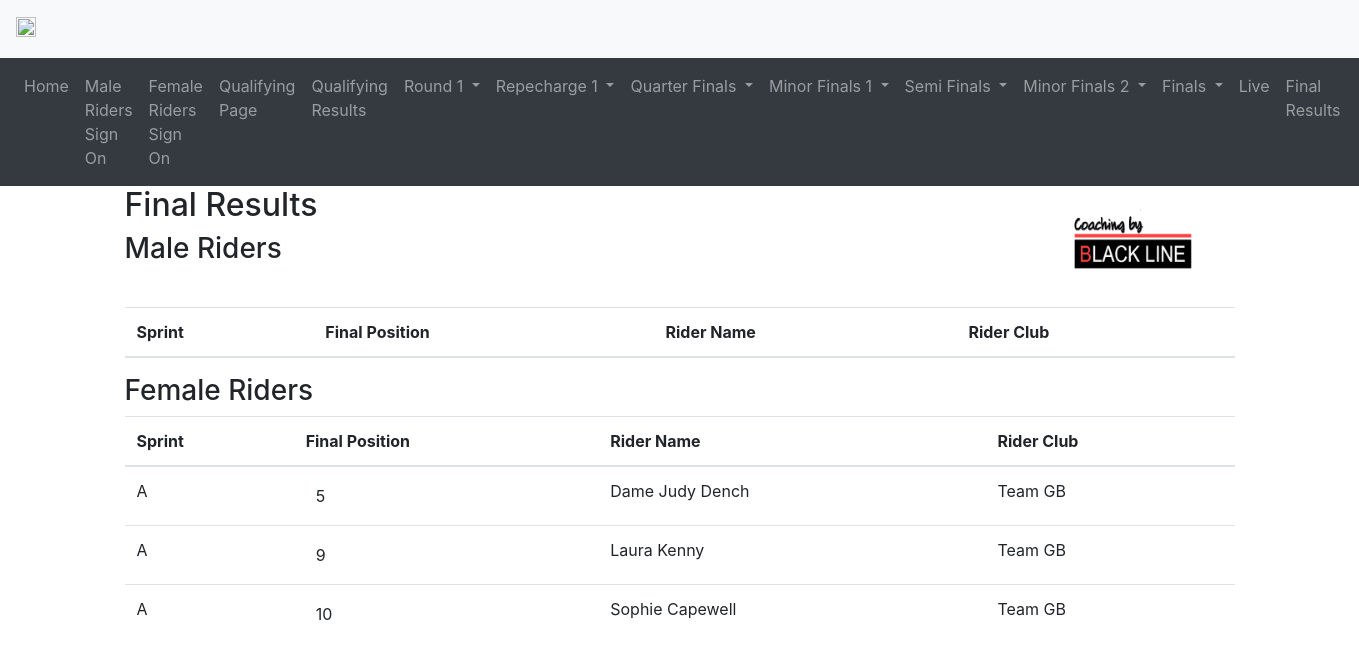
The page /final_results_female on the database its author committed.
### main.py (models this page shows, shortened)
class RidersFemale(Base):
    __tablename__ = 'riders_female'
    rider_number = db.Column(db.Integer, primary_key=True)
    rider_name = db.Column(db.String(50))
    rider_club = db.Column(db.String(50))
    signed_on = db.Column(db.String(50), default='No')
    qualifying_time = db.Column(db.Numeric(precision=3, asdecimal=False), nullable=True)
    seeding = db.Column(db.Integer)
    sprint_category = db.Column(db.String(50))
    round_1_pairing = db.Column(db.Integer, nullable=True)
    round_1_seeding = db.Column(db.Integer, nullable=True)
    quarter_final_seeding = db.Column(db.Integer, nullable=True)
    semi_final_seeding = db.Column(db.Integer, nullable=True)
    final_seeding = db.Column(db.Integer, nullable=True)
    final_result = db.Column(db.Integer, nullable=True)

### main.py (the view)
@app.route('/final_results_female', methods=['GET'])
def final_results_female():
    try:
        session = db_session()
        riders_female_final = session.query(RidersFemale)\
                                   .filter(RidersFemale.final_result.isnot(None))\
                                   .order_by(RidersFemale.sprint_category, RidersFemale.final_result)\
                                   .all()
        session.close()
        return render_template('final_results.html', riders_female_final=riders_female_final)
    except Exception as e:
        print("Error:", str(e))
        return jsonify({"success": False, "message": str(e)}), 500

### templates/final_results.html (shortened to what this page needs)
{% extends "base.html" %}
{% block content %}
<h2>Final Results</h2>
<img src="{{ url_for('uploaded_logo', filename='logo.png') }}" alt="Black Line Coaching Logo" class="logo">
<h3>Male Riders</h3>
<div class="table-responsive">
  <table class="table">
    <thead>
      <tr>
        <th>Sprint</th>
        <th>Final Position</th>
        <th>Rider Name</th>
        <th>Rider Club</th>
      </tr>
    </thead>
  </table>
</div>
<h3>Female Riders</h3>
<div class="table-responsive">
  <table class="table">
    <thead>
      <tr>
        <th>Sprint</th>
        <th>Final Position</th>
        <th>Rider Name</th>
        <th>Rider Club</th>
      </tr>
    </thead>
    <tbody>
      {% for rider in riders_female_final %}
        {% if rider.final_result is defined and rider.final_result != '' %}
          <tr>
            <td>{{ rider.sprint_category }}</td>
            <td>
              {% if rider.final_result|int == 1 %}
                <span class="position gold">1</span>
              {% elif rider.final_result|int == 2 %}
                <span class="position silver">2</span>
              {% elif rider.final_result|int == 3 %}
                <span class="position bronze">3</span>
              {% else %}
                <span class="position white-bg">{{ rider.final_result|int }}</span>
              {% endif %}
            </td>
            <td>
              {% if rider.final_result|int <= 3 %}
                <b>{{ rider.rider_name }}</b>
              {% else %}
                {{ rider.rider_name }}
              {% endif %}
            </td>
            <td>
              {% if rider.final_result|int <= 3 %}
                <b>{{ rider.rider_club }}</b>
              {% else %}
                {{ rider.rider_club }}
              {% endif %}
            </td>
          </tr>
        {% endif %}
      {% endfor %}
    </tbody>
  </table>
</div>
{% endblock %}

### templates/base.html (style rules this page uses)
.logo { float: right; max-width: 150px; margin-top: -50px; margin-right: 20px; }
tr { page-break-inside: avoid; }

### templates/final_results.html (style rules this page uses)
.logo { float: right; max-width: 150px; margin-top: -50px; margin-right: 20px; }
.position { display: inline-block; padding: 5px 10px; border-radius: 50%; }
.white-bg { background-color: white; font-weight: normal; }

### rows shown on the page
RidersFemale: sprint_category "A", final_result "5", rider_name "Dame Judy Dench", rider_club "Team GB"
RidersFemale: sprint_category "A", final_result "9", rider_name "Laura Kenny", rider_club "Team GB"
RidersFemale: sprint_category "A", final_result "10", rider_name "Sophie Capewell", rider_club "Team GB"
